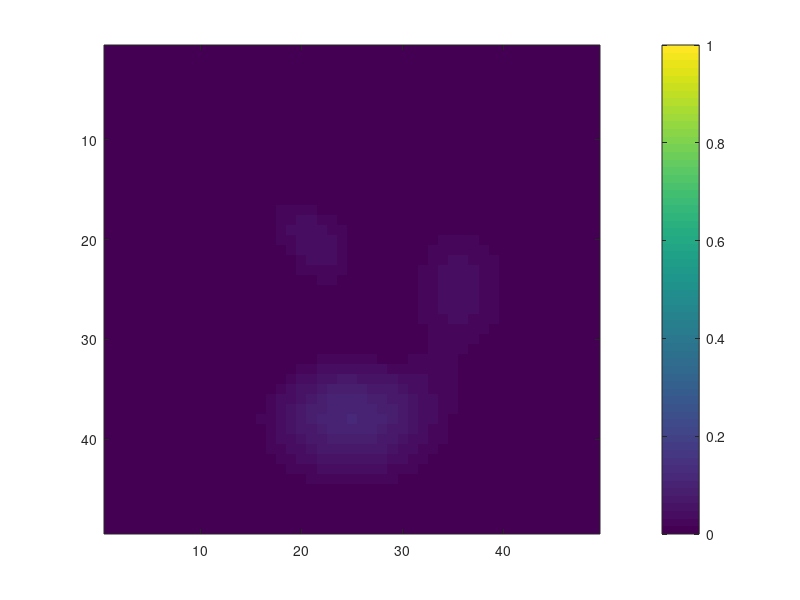

Here is the MATLAB script that generated this plot: (Note: this script raises an error after producing the figure.)
function result = test_clim_004
result = false;
a = figure;
image(peaks);
colorbar;
clim([0,1]);
drawnow;
close(a);
result = true;
